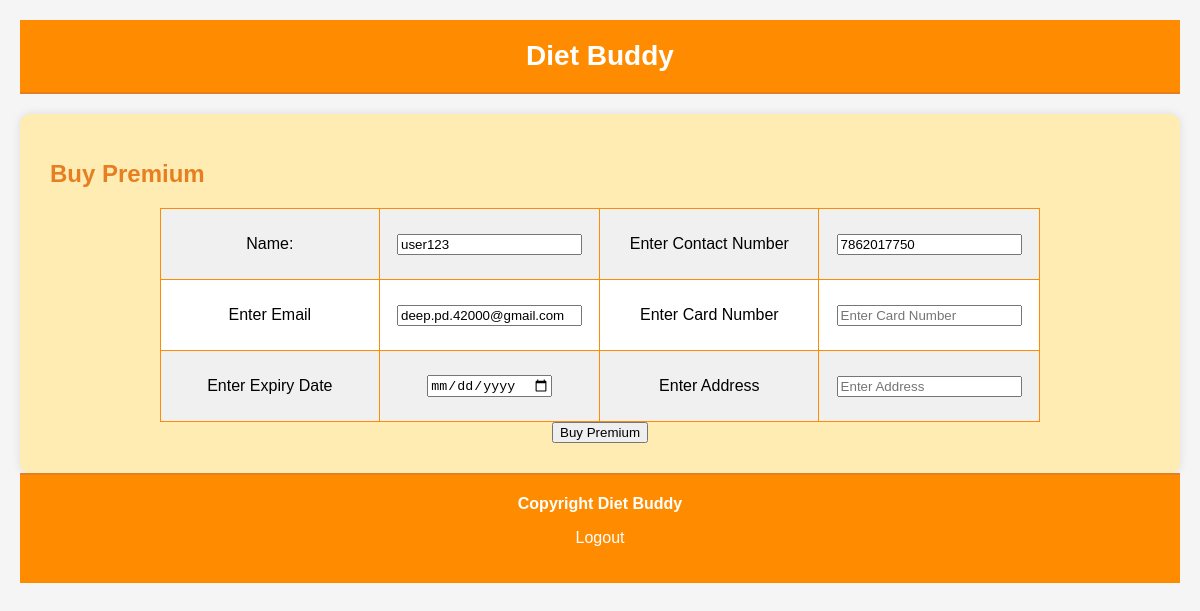
/buy-diet-plan.php?id=14, run on the app's committed database.
### tables this page shows
CREATE TABLE `user_registration` (
  `id` int(50) NOT NULL,
  `name` varchar(100) DEFAULT NULL,
  `cno` varchar(100) DEFAULT NULL,
  `email` varchar(100) DEFAULT NULL,
  `gender` varchar(100) DEFAULT NULL,
  `age` varchar(100) DEFAULT NULL
);

### buy-diet-plan.php (the view, shortened to what this page needs)
<?php
    include('connection.php');
    $dietPlanId = $_GET['id'];
    $query = $db->prepare("SELECT * FROM user_registration WHERE id = :dietPlanId");
    $query->bindValue(':dietPlanId', $dietPlanId, PDO::PARAM_INT);
    $query->execute();
    $dietPlan = $query->fetch(PDO::FETCH_OBJ);
?>
<!DOCTYPE html>
<html>
<head>
    <link rel="stylesheet" type="text/css" href="css/s1.css">
</head>
<body>
    <div id="full">
        <div id="content">
            <div id="header">
                <h2><a href="user-home.php">Diet Buddy</a></h2>
            </div>
            <div id="body">
                <h1>Buy Premium </h1>
                <center>
                    <div id="form">
                        <form method="post" action="">
                            <table>
                                <tr>
                                    <td width="200px" height="50px"><label for="name">Name:</label></td>
                                    <td width="200px" height="50px"><input type="text" name="pname"  value="<?= $dietPlan->name; ?>" required></td>
                                    <td width="200px" height="50px">Enter Contact Number</td>
                                    <td width="200px" height="50px"><input type="text" name="pcno" value="<?= $dietPlan->cno; ?>"></td>
                                </tr>
                                <tr>
                                    <td width="200px" height="50px">Enter Email</td>
                                    <td width="200px" height="50px"><input type="text" name="pemail" value="<?= $dietPlan->email; ?>"></td>
                                    <td width="200px" height="50px">Enter Card Number</td>
                                    <td width="200px" height="50px"><input type="text" name="pcardno" placeholder="Enter Card Number"></td>
                                </tr>
                                <tr>
                                    <td width="200px" height="50px">Enter Expiry Date</td>
                                    <td width="200px" height="50px"><input type="date" name="pexpirydate" placeholder="Enter Expiry Date"></td>
                                    <td width="200px" height="50px">Enter Address</td>
                                    <td width="200px" height="50px"><input type="text" name="paddress" placeholder="Enter Address"></td>
                                </tr>
                            </table>
                            <input type="submit" name="sub" value="Buy Premium">
                    </form>
                    </div>
                </center>
            </div>
            <div id="footer">
                <h4>Copyright Diet Buddy</h4>
                <p><a href="index.php">Logout</a></p>
            </div>
        </div>
    </div>
</body>
</html>

### css/s1.css (style rules this page uses)
body { font-family: Arial, sans-serif; margin: 0; padding: 0; background-color: #f5f5f5; display: flex; flex-direction: column; min-height: 100vh; }
#full { display: flex; flex: 1; }
#content { flex: 1; padding: 20px; }
#header { background-color: #ff8c00; padding: 20px; text-align: center; border-bottom: 2px solid #e67e22; }
#header h2 { margin: 0; font-size: 28px; color: #fff; }
#header a { text-decoration: none; color: #fff; font-weight: bold; margin: 0 15px; transition: color 0.3s ease; }
#body { background-color: #ffecb3; border-radius: 10px; margin-top: 20px; box-shadow: 0 0 10px rgba(0, 0, 0, 0.1); padding: 30px; }
#body h1 { font-size: 24px; margin-bottom: 20px; color: #e67e22; }
#footer { background-color: #ff8c00; padding: 20px; text-align: center; border-top: 2px solid #e67e22; margin-top: auto; }
#footer h4 { margin: 0; color: #fff; }
#footer a { text-decoration: none; color: #fff; transition: color 0.3s ease; }
#form { width: 80%; margin: auto; }
table { width: 100%; border-collapse: collapse; }
th, td { border: 1px solid #ff8c00; padding: 10px; text-align: center; }
tr:nth-child(even) { background-color: #fff; }
tr:nth-child(odd) { background-color: #f0f0f0; }

### data on the page
user_registration: pname "user123", pcno "7862017750", pemail "deep.pd.42000@gmail.com"
